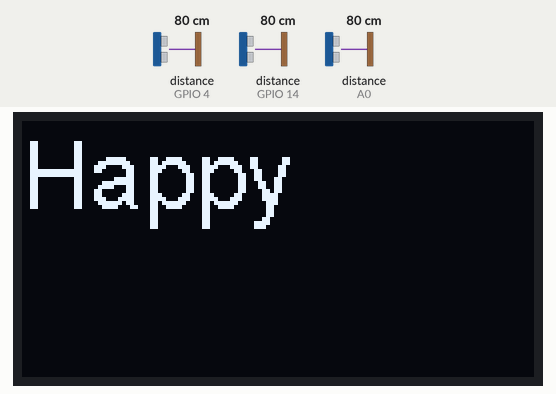
This sketch was run on a simulated ESP8266 (NodeMCU). Parts: 128×64 one-colour display. Wiring (inferred from the names in the program): 3 × ultrasonic range finder: trigger GPIO 0, echo GPIO 4 / trigger GPIO 12, echo GPIO 14 / trigger GPIO 16, echo A0. Inputs (shaded band) come from the test bench; at power-on: distance to the obstacle (sensors on GPIO 4, GPIO 14, A0) 80 cm. The echo pulse lasts 58.3 µs per cm; what the sketch prints to the serial monitor is not drawn.

Above: at 3.8 s.
3.9 s: distance to the obstacle (sensor on GPIO 4) set to 17 cm
10.2 s: distance to the obstacle (sensor on GPIO 4) set to 14 cm
At 15.9 s:
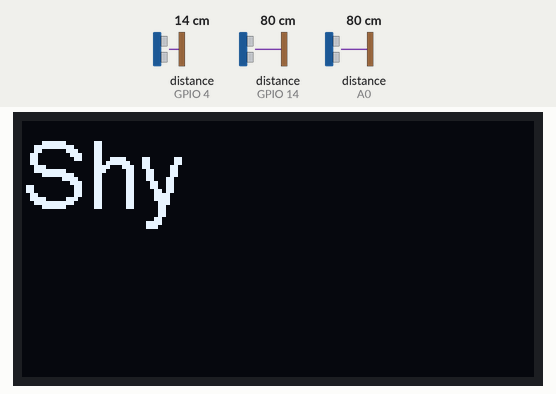
16.6 s: distance to the obstacle (sensor on GPIO 4) set to 18 cm
At 22.3 s:
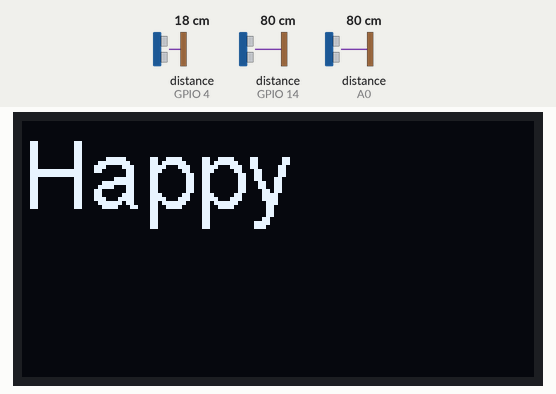
22.7 s: distance to the obstacle (sensor on GPIO 4) set to 2 cm
At 27.5 s:
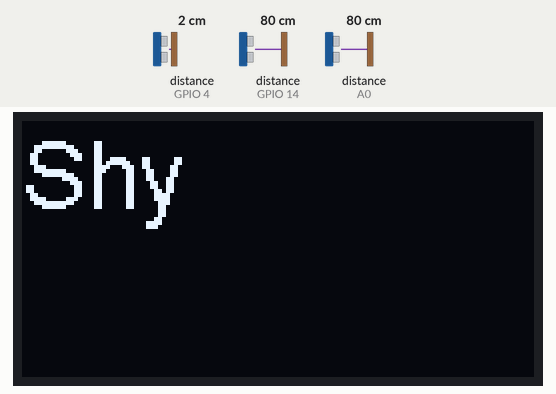
Timing chart, 0 to 29.0 s (numbered marks = the images above; inputs shaded):
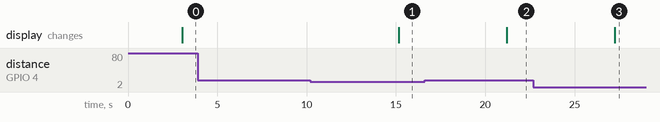

Measured:
- the behaviour switches between 16 and 15 cm on distance to the obstacle (sensor on GPIO 4) (found by bisection; images 0 and 1)
- after the input at 3.9 s, every drawn part: stays the same
- after the input at 10.2 s, the display: changes after 5.0 s (image 1)
- after the input at 16.6 s, the display: changes after 4.6 s (image 2)
- after the input at 22.7 s, the display: changes after 4.6 s (image 3)

The sketch:

0INPUTtest.ino
```cpp
#include<Arduino.h>
#include<U8g2lib.h>
#include<Wire.h>
#include<SSD1306.h>

/* Pin & Function Definitions*/
#define HEAD_SENSOR 15
#define LEFT_ECHO 14
#define LEFT_TRIG 12
#define RIGHT_ECHO 17
#define RIGHT_TRIG 16
#define FRONT_ECHO 4
#define FRONT_TRIG 0
//#define BACK_ECHO undefined
//#define BACK_TRIG undefined
#define SCREEN_SCK 22
#define SCREEN_SDA 21
#define AUDIO_PIN 25
#define IN1 35
#define IN2 32
#define IN3 33
#define IN4 26
#define EN1 34
#define EN2 27

#define HAPPY 1
#define SHY 0

#define LEFT 3
#define RIGHT 2
#define FRONT 1
#define STOP 0
#define BACK -1

#define ENGLISHFONT ArialMT_Plain_24

#define MOVEONCE 1000
#define TURN_DELAYms 600

const char *ssid = "ShyRobot";
const char *password = "group666";

using namespace std;

SSD1306 display(0x3c, SCREEN_SDA, SCREEN_SCK);

int LeftDistance,RightDistance,FrontDistance,minDistance;
int LightR;
inline int Getdistance(int,int);
inline void BeHappy();
inline void BeShy();
inline void RemoteControl();
inline void ShowMouth(int);
inline void PlaySound(int);
inline void MOVE(int);
inline void TURN(int);
inline void SetupWifi();

/* End of Definitions*/


void setup(){

    pinMode(HEAD_SENSOR,INPUT);
    pinMode(LEFT_ECHO,INPUT);
    pinMode(LEFT_TRIG,OUTPUT);
    pinMode(RIGHT_ECHO,INPUT);
    pinMode(RIGHT_TRIG,OUTPUT);
    pinMode(FRONT_ECHO,INPUT);
    pinMode(FRONT_TRIG,OUTPUT);
    Serial.begin(115200);
    display.init();

}

void loop(){
        FrontDistance=Getdistance(FRONT_TRIG,FRONT_ECHO);
        LeftDistance=Getdistance(LEFT_TRIG,LEFT_ECHO);
        RightDistance=Getdistance(RIGHT_TRIG,RIGHT_ECHO);
        Serial.println(FrontDistance);
        Serial.println(LeftDistance);
        Serial.println(RightDistance);
        delay(3000);
        minDistance=min(LeftDistance, min (RightDistance,FrontDistance) );
        if(minDistance<=15){
            ShowMouth(SHY);
        }
        else{
            ShowMouth(HAPPY);
        }
}


inline int Getdistance(int trig, int echo){
    long IntervalTime=0;
    digitalWrite(trig, 1);
    delayMicroseconds(25);
    digitalWrite(trig, 0);
    IntervalTime=pulseIn(echo, HIGH);
    float S=IntervalTime/58.00;
    return S;
}

inline void ShowMouth(int mood){ //to be continued
    if(mood==HAPPY){
        display.clear();
        display.setFont(ENGLISHFONT);
        display.drawString(0,0,"Happy");
        display.display();
    }

    if(mood==SHY){
        display.clear();
        display.setFont(ENGLISHFONT);
        display.drawString(0,0,"Shy");
        display.display();

    }
}

//20220416 16:00 测试成功  三个超声波传感器能够测距 距离不同 显示的文字不同
```
